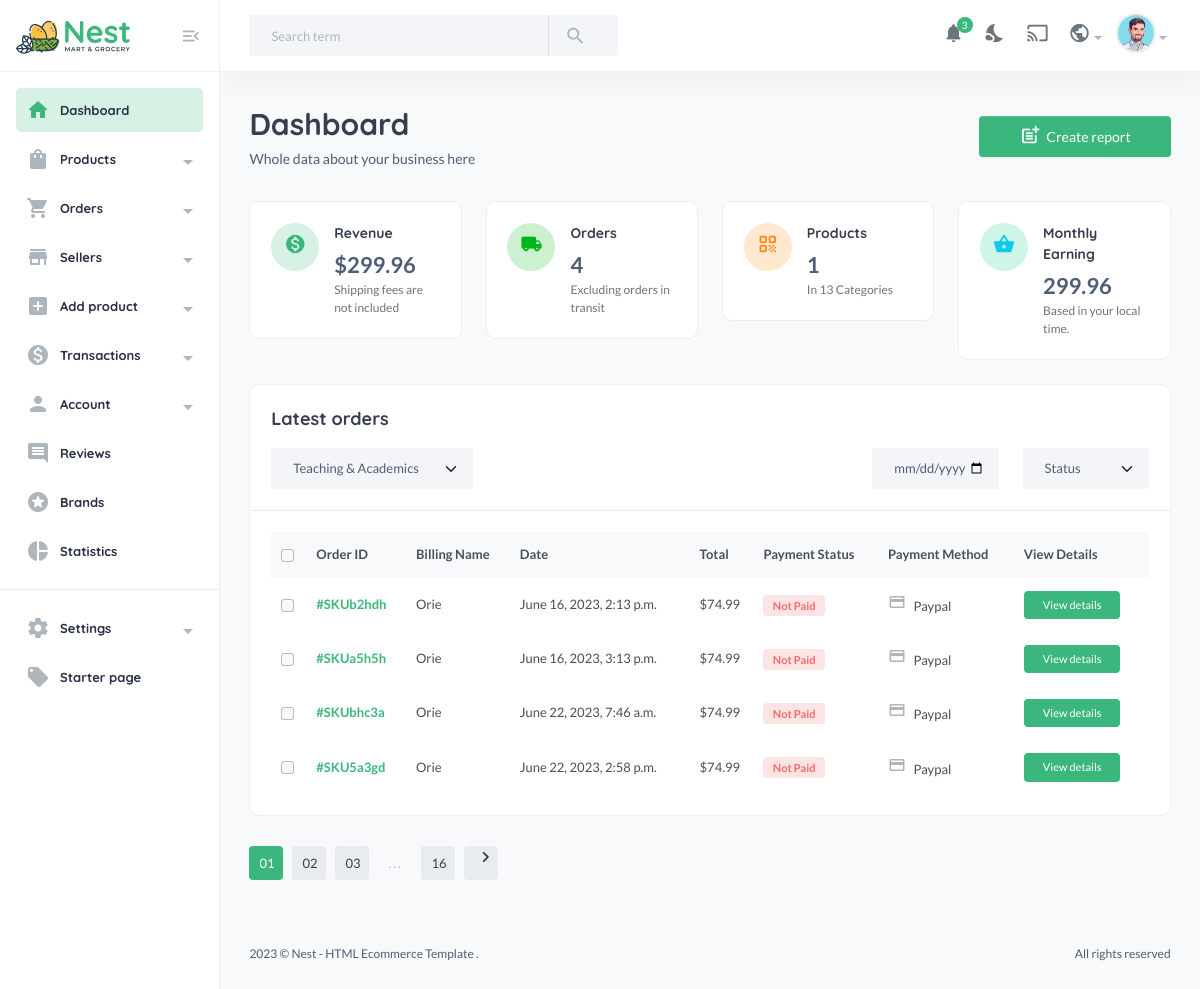
The app's page /useradmin/, older data.
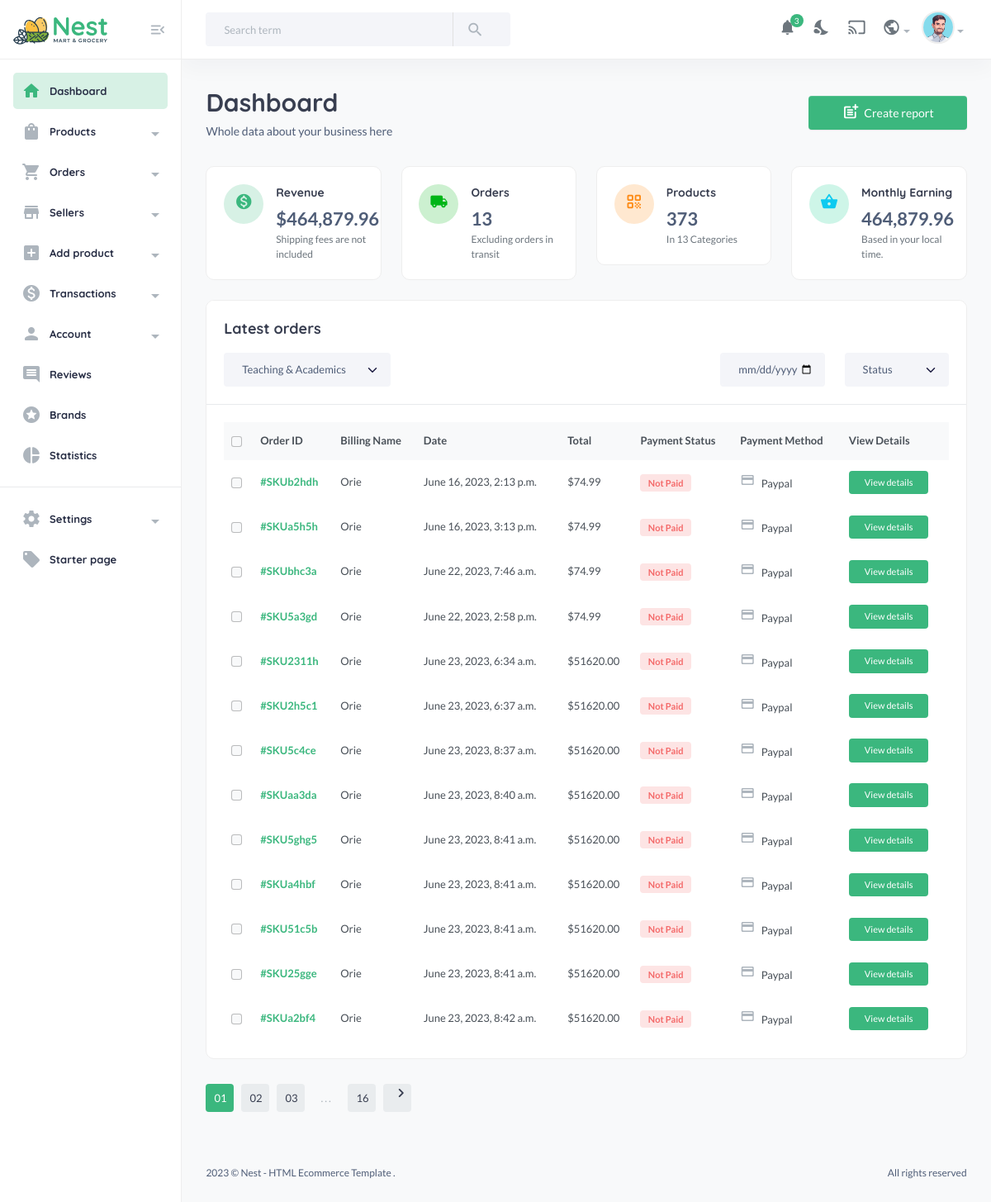
The same page, newer data.
### core/models.py (models this page shows)
class CartOrder(models.Model):
    user = models.ForeignKey(User, on_delete=models.CASCADE)
    price = models.DecimalField(max_digits=99999999999999, decimal_places=2, default="1.99")
    paid_status = models.BooleanField(default=False, null=True, blank=True)
    order_date = models.DateTimeField(auto_now_add=True, null=True, blank=True)
    product_status = models.CharField(choices=STATUS_CHOICE, max_length=30, default="processing")
    sku = ShortUUIDField(null=True, blank=True, length=5, prefix="SKU", max_length=20, alphabet="abcdefgh12345")
    class Meta:
        verbose_name_plural = "Cart Order"

### userauths/models.py (models this page shows, shortened)
class User(AbstractUser):
    email = models.EmailField(unique=True)
    username = models.CharField(max_length=100)
    bio = models.CharField(max_length=100)
    USERNAME_FIELD = "email"
    REQUIRED_FIELDS = ['username']

### useradmin/views.py (the view)
# urls.py: path("", views.dashboard, name="dashboard"),
def dashboard(request):
    revenue = CartOrder.objects.aggregate(price=Sum("price"))
    total_orders_count = CartOrder.objects.all()
    all_products = Product.objects.all()
    all_categories = Category.objects.all()
    new_customers = User.objects.all().order_by("-id")[:6]
    latest_orders = CartOrder.objects.all()
    this_month = datetime.datetime.now().month
    monthly_revenue = CartOrder.objects.filter(order_date__month=this_month).aggregate(price=Sum("price"))
    context = {
        "monthly_revenue": monthly_revenue,
        "revenue": revenue,
        "all_products": all_products,
        "all_categories": all_categories,
        "new_customers": new_customers,
        "latest_orders": latest_orders,
        "total_orders_count": total_orders_count,
    }
    return render(request, "useradmin/dashboard.html", context)

### templates/useradmin/dashboard.html (shortened to what this page needs)
{% extends 'useradmin/base.html' %}
{% load static %}
{% load humanize %}
{% block content %}
<section class="content-main">
    <div class="content-header">
        <div>
            <h2 class="content-title card-title">Dashboard</h2>
            <p>Whole data about your business here</p>
        </div>
        <div>
            <a href="#" class="btn btn-primary"><i class="text-muted material-icons md-post_add"></i>Create report</a>
        </div>
    </div>
    <div class="row">
        <div class="col-lg-3">
            <div class="card card-body mb-4">
                <article class="icontext">
                    <span class="icon icon-sm rounded-circle bg-primary-light"><i class="text-primary material-icons md-monetization_on"></i></span>
                    <div class="text">
                        <h6 class="mb-1 card-title">Revenue</h6>
                        <span>${{ revenue.price|floatformat:2|intcomma }}</span>
                        <span class="text-sm"> Shipping fees are not included </span>
                    </div>
                </article>
            </div>
        </div>
        <div class="col-lg-3">
            <div class="card card-body mb-4">
                <article class="icontext">
                    <span class="icon icon-sm rounded-circle bg-success-light"><i class="text-success material-icons md-local_shipping"></i></span>
                    <div class="text">
                        <h6 class="mb-1 card-title">Orders</h6>
                        <span>{{total_orders_count.count}}</span>
                        <span class="text-sm"> Excluding orders in transit </span>
                    </div>
                </article>
            </div>
        </div>
        <div class="col-lg-3">
            <div class="card card-body mb-4">
                <article class="icontext">
                    <span class="icon icon-sm rounded-circle bg-warning-light"><i class="text-warning material-icons md-qr_code"></i></span>
                    <div class="text">
                        <h6 class="mb-1 card-title">Products</h6>
                        <span>{{all_products.count}}</span>
                        <span class="text-sm"> In {{all_categories.count}} Categories </span>
                    </div>
                </article>
            </div>
        </div>
        <div class="col-lg-3">
            <div class="card card-body mb-4">
                <article class="icontext">
                    <span class="icon icon-sm rounded-circle bg-info-light"><i class="text-info material-icons md-shopping_basket"></i></span>
                    <div class="text">
                        <h6 class="mb-1 card-title">Monthly Earning</h6>
                        <span>{{ monthly_revenue.price|floatformat:2|intcomma }}</span>
                        <span class="text-sm"> Based in your local time. </span>
                    </div>
                </article>
            </div>
        </div>
    </div>
    <div class="card mb-4">
        <header class="card-header">
            <h4 class="card-title">Latest orders</h4>
            <div class="row align-items-center">
                <div class="col-md-3 col-12 me-auto mb-md-0 mb-3">
                    <div class="custom_select">
                        <select class="form-select select-nice">
                            {% for c in all_categories %}
                            <option selected>{{c.title|title}}</option>
                            {% endfor %}
                            </select>
                    </div>
                </div>
                <div class="col-md-2 col-6">
                    <input type="date" value="02.05.2021" class="form-control" />
                </div>
                <div class="col-md-2 col-6">
                    <div class="custom_select">
                        <select class="form-select select-nice">
                                <option selected>Status</option>
                            </select>
                    </div>
                </div>
            </div>
        </header>
        <div class="card-body">
            <div class="table-responsive">
                <div class="table-responsive">
                    <table class="table align-middle table-nowrap mb-0">
                        <thead class="table-light">
                            <tr>
                                <th scope="col" class="text-center">
                                    <div class="form-check align-middle">
                                        <input class="form-check-input" type="checkbox" id="transactionCheck01" />
                                    </div>
                                </th>
                                <th class="align-middle" scope="col">Order ID</th>
                                <th class="align-middle" scope="col">Billing Name</th>
                                <th class="align-middle" scope="col">Date</th>
                                <th class="align-middle" scope="col">Total</th>
                                <th class="align-middle" scope="col">Payment Status</th>
                                <th class="align-middle" scope="col">Payment Method</th>
                                <th class="align-middle" scope="col">View Details</th>
                            </tr>
                        </thead>
                        <tbody>
                            {% for l in latest_orders %}
                            <tr>
                                <td class="text-center">
                                    <div class="form-check">
                                        <input class="form-check-input" type="checkbox" id="transactionCheck02" />
                                    </div>
                                </td>
                                <td><a href="#" class="fw-bold">#{{l.sku}}</a></td>
                                <td>{{l.user.username|title}}</td>
                                <td>{{l.order_date}}</td>
                                <td>${{l.price}}</td>
                                <td>
                                    {% if l.paid_status == True %}
                                    <span class="badge badge-pill badge-soft-success">Paid</span>
                                    {% else %}
                                    <span class="badge badge-pill badge-soft-danger">Not Paid</span>
                                    {% endif %}
                                </td>
                                <td><i class="material-icons md-payment font-xxl text-muted mr-5"></i> Paypal</td>
                                <td>
                                    <a href="#" class="btn btn-xs"> View details</a>
                                </td>
                            </tr>
                            {% endfor %}
                        </tbody>
                    </table>
                </div>
            </div>
        </div>
    </div>
    <div class="pagination-area mt-30 mb-50">
        <nav aria-label="Page navigation example">
            <ul class="pagination justify-content-start">
                <li class="page-item active"><a class="page-link" href="#">01</a></li>
                <li class="page-item"><a class="page-link" href="#">02</a></li>
                <li class="page-item"><a class="page-link" href="#">03</a></li>
                <li class="page-item"><a class="page-link dot" href="#">...</a></li>
                <li class="page-item"><a class="page-link" href="#">16</a></li>
                <li class="page-item">
                    <a class="page-link" href="#"><i class="material-icons md-chevron_right"></i></a>
                </li>
            </ul>
        </nav>
    </div>
</section>
{% endblock content %}

### templates/useradmin/base.html (shortened to what this page needs)
{% load static %}
<!DOCTYPE html>
<html lang="en">
<head>
    <link href="{% static 'assets2/css/main.css' %}" rel="stylesheet" type="text/css" />
</head>
<body>
    <aside class="navbar-aside" id="offcanvas_aside">
        <div class="aside-top">
            <a href="index.html" class="brand-wrap">
                    <img src="{% static 'assets2/imgs/theme/logo.svg' %}" class="logo" alt="Nest Dashboard" />
                </a>
            <div>
                <button class="btn btn-icon btn-aside-minimize"><i class="text-muted material-icons md-menu_open"></i></button>
            </div>
        </div>
        <nav>
            <ul class="menu-aside">
                <li class="menu-item active">
                    <a class="menu-link" href="index.html">
                            <i class="icon material-icons md-home"></i>
                            <span class="text">Dashboard</span>
                        </a>
                </li>
                <li class="menu-item has-submenu">
                    <a class="menu-link" href="{% url 'useradmin:dashboard-products' %}">
                        <i class="icon material-icons md-shopping_bag"></i>
                            <span class="text">Products</span>
                        </a>
                </li>
                <li class="menu-item has-submenu">
                    <a class="menu-link" href="page-orders-1.html">
                            <i class="icon material-icons md-shopping_cart"></i>
                            <span class="text">Orders</span>
                        </a>
                </li>
                <li class="menu-item has-submenu">
                    <a class="menu-link" href="page-sellers-cards.html">
                            <i class="icon material-icons md-store"></i>
                            <span class="text">Sellers</span>
                        </a>
                </li>
                <li class="menu-item has-submenu">
                    <a class="menu-link" href="{% url 'useradmin:dashboard-add-products' %}">
                            <i class="icon material-icons md-add_box"></i>
                            <span class="text">Add product</span>
                        </a>
                </li>
                <li class="menu-item has-submenu">
                    <a class="menu-link" href="page-transactions-1.html">
                            <i class="icon material-icons md-monetization_on"></i>
                            <span class="text">Transactions</span>
                        </a>
                </li>
                <li class="menu-item has-submenu">
                    <a class="menu-link" href="#">
                            <i class="icon material-icons md-person"></i>
                            <span class="text">Account</span>
                        </a>
                </li>
                <li class="menu-item">
                    <a class="menu-link" href="page-reviews.html">
                            <i class="icon material-icons md-comment"></i>
                            <span class="text">Reviews</span>
                        </a>
                </li>
                <li class="menu-item">
                    <a class="menu-link" href="page-brands.html"> <i class="icon material-icons md-stars"></i> <span class="text">Brands</span> </a>
                </li>
                <li class="menu-item">
                    <a class="menu-link" disabled href="#">
                            <i class="icon material-icons md-pie_chart"></i>
                            <span class="text">Statistics</span>
                        </a>
                </li>
            </ul>
            <hr />
            <ul class="menu-aside">
                <li class="menu-item has-submenu">
                    <a class="menu-link" href="#">
                            <i class="icon material-icons md-settings"></i>
                            <span class="text">Settings</span>
                        </a>
                </li>
                <li class="menu-item">
                    <a class="menu-link" href="page-blank.html">
                            <i class="icon material-icons md-local_offer"></i>
                            <span class="text"> Starter page </span>
                        </a>
                </li>
            </ul>
            <br />
            <br />
        </nav>
    </aside>
    <main class="main-wrap">
        <header class="main-header navbar">
            <div class="col-search">
                <form class="searchform">
                    <div class="input-group">
                        <input list="search_terms" type="text" class="form-control" placeholder="Search term" />
                        <button class="btn btn-light bg" type="button"><i class="material-icons md-search"></i></button>
                    </div>
                </form>
            </div>
            <div class="col-nav">
                <ul class="nav">
                    <li class="nav-item">
                        <a class="nav-link btn-icon" href="#">
                                <i class="material-icons md-notifications animation-shake"></i>
                                <span class="badge rounded-pill">3</span>
                            </a>
                    </li>
                    <li class="nav-item">
                        <a class="nav-link btn-icon darkmode" href="#"> <i class="material-icons md-nights_stay"></i> </a>
                    </li>
                    <li class="nav-item">
                        <a href="#" class="requestfullscreen nav-link btn-icon"><i class="material-icons md-cast"></i></a>
                    </li>
                    <li class="dropdown nav-item">
                        <a class="dropdown-toggle" data-bs-toggle="dropdown" href="#" id="dropdownLanguage" aria-expanded="false"><i class="material-icons md-public"></i></a>
                    </li>
                    <li class="dropdown nav-item">
                        <a class="dropdown-toggle" data-bs-toggle="dropdown" href="#" id="dropdownAccount" aria-expanded="false"> <img class="img-xs rounded-circle" src="{% static 'assets2/imgs/people/avatar-2.png' %}" alt="User" /></a>
                    </li>
                </ul>
            </div>
        </header>
        {% block content %}
        {% endblock content %}
        <footer class="main-footer font-xs">
            <div class="row pb-30 pt-15">
                <div class="col-sm-6">
                    &copy; Nest - HTML Ecommerce Template .
                </div>
                <div class="col-sm-6">
                    <div class="text-sm-end">All rights reserved</div>
                </div>
            </div>
        </footer>
    </main>
</body>
</html>

Row changes from the older to the newer data that the page shows:
added CartOrder: sku "SKU2311h", user.username "Orie", order_date "June 23, 2023, 6:34 a.m.", price "51620.00", paid_status "Not Paid"
added CartOrder: sku "SKU2h5c1", user.username "Orie", order_date "June 23, 2023, 6:37 a.m.", price "51620.00", paid_status "Not Paid"
added CartOrder: sku "SKU5c4ce", user.username "Orie", order_date "June 23, 2023, 8:37 a.m.", price "51620.00", paid_status "Not Paid"
added CartOrder: sku "SKUaa3da", user.username "Orie", order_date "June 23, 2023, 8:40 a.m.", price "51620.00", paid_status "Not Paid"
added CartOrder: sku "SKU5ghg5", user.username "Orie", order_date "June 23, 2023, 8:41 a.m.", price "51620.00", paid_status "Not Paid"
added CartOrder: sku "SKUa4hbf", user.username "Orie", order_date "June 23, 2023, 8:41 a.m.", price "51620.00", paid_status "Not Paid"
added CartOrder: sku "SKU51c5b", user.username "Orie", order_date "June 23, 2023, 8:41 a.m.", price "51620.00", paid_status "Not Paid"
added CartOrder: sku "SKU25gge", user.username "Orie", order_date "June 23, 2023, 8:41 a.m.", price "51620.00", paid_status "Not Paid"
added CartOrder: sku "SKUa2bf4", user.username "Orie", order_date "June 23, 2023, 8:42 a.m.", price "51620.00", paid_status "Not Paid"
Text that changed along with them:
{{ revenue.price|floatformat:2|intcomma }}: "299.96" → "464,879.96"
{{ total_orders_count.count }}: "4" → "13"
{{ all_products.count }}: "1" → "373"
{{ monthly_revenue.price|floatformat:2|intcomma }}: "299.96" → "464,879.96"
